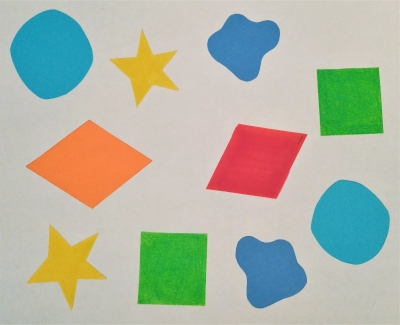
#> input picture imagen0.jpg, 400 x 325 px
$ python 'Práctica1_ModelosColor.py'
#> lines starting #> are read from the running program, lines starting #| are printed output that depends on the picture
#> the answer given: 1
#> further down, ima_rgb is the input picture: shape (325, 400, 3); mean R, G, B 175.1, 181.1, 165.2
#> the answer given: 3
 # -*- coding: utf-8 -*-
import numpy as np
import matplotlib.pyplot as plt
from sklearn.cluster import KMeans
from skimage import data,color,io,img_as_ubyte
from sklearn import metrics
import cv2 as cv
import time

def Metodo_KMeans(imagen,clases,modelo):
    #Imprimir imagen original
#> called with clases = 3, modelo = 1
    plt.figure(0)
    plt.imshow(imagen)
    plt.title('Imagen Original')
    plt.axis('off')

    #Separar las capas de la imagen ingresada
    primera_capa=(imagen[:,:,0])
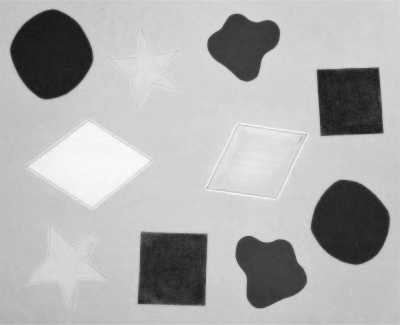
#> primera_capa: shape (325, 400); min 20, max 255, mean 175.1
    segunda_capa=(imagen[:,:,1])
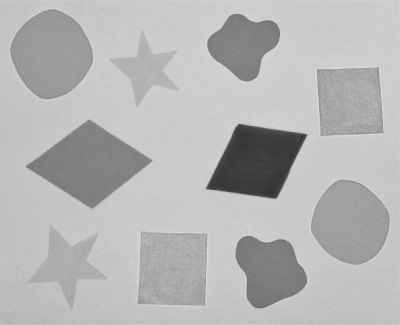
#> segunda_capa: shape (325, 400); min 51, max 223, mean 181.1
    tercera_capa=(imagen[:,:,2])
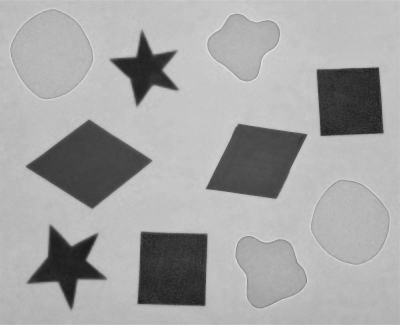
#> tercera_capa: shape (325, 400); min 25, max 225, mean 165.2

    PR = primera_capa.reshape((-1,1))
    SE = segunda_capa.reshape((-1,1))
    TE = tercera_capa.reshape((-1,1))

    datos_imagen = np.concatenate((PR,SE,TE), axis = 1)

    #Método de KMeans para imagen ingresada
    inicio = time.time()
    salida_imagen = KMeans(n_clusters = clases)
    salida_imagen.fit(datos_imagen)
    print("Se completo en " + str(time.time() - inicio) + " segundos.")

    centros_imagen= salida_imagen.cluster_centers_
    print("Se realizaron " + str(salida_imagen.n_iter_) + " iteraciones.")

    #Obtener el procentaje de Silhouette
    # score = metrics.silhouette_score(datos_imagen, salida_imagen.labels_)
    # print(score)

    if modelo == 2:
        centros_imagen=color.hsv2rgb(centros_imagen[np.newaxis,:])
    elif modelo == 3:
        centros_imagen2 = centros_imagen/np.max(centros_imagen)
        centros_imagen2 = img_as_ubyte(centros_imagen2)
        centros_imagen=cv.cvtColor((centros_imagen2[np.newaxis,:]),cv.COLOR_HLS2BGR)
    elif modelo == 4:
        centros_imagen=color.lab2rgb(centros_imagen[np.newaxis,:])
    else:
       centros_imagen = centros_imagen

    etiquetas_imagen = salida_imagen.labels_

    #Asignar un color a cada posicion según la etiqueta
    if modelo == 2 or modelo == 3 or modelo == 4:
        for i in range(PR.shape[0]):
            PR[i] = centros_imagen[0][etiquetas_imagen[i]][0]
            SE[i] = centros_imagen[0][etiquetas_imagen[i]][1]
            TE[i] = centros_imagen[0][etiquetas_imagen[i]][2]
    else:
        for i in range(PR.shape[0]):
            PR[i] = centros_imagen[etiquetas_imagen[i]][0]
            SE[i] = centros_imagen[etiquetas_imagen[i]][1]
            TE[i] = centros_imagen[etiquetas_imagen[i]][2]

    PR.shape = primera_capa.shape
    SE.shape = segunda_capa.shape
    TE.shape = tercera_capa.shape

    PR = PR[:,:,np.newaxis]
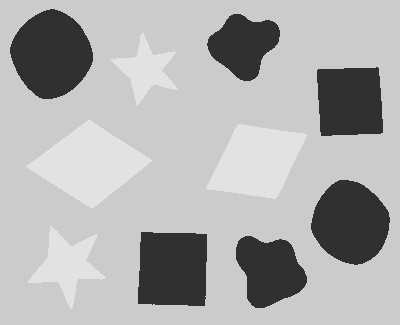
#> PR: shape (325, 400, 1); min 48, max 226, mean 174.7
    SE = SE[:,:,np.newaxis]
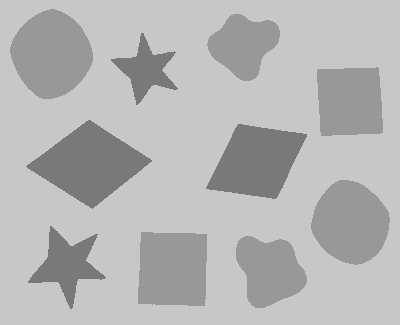
#> SE: shape (325, 400, 1); min 121, max 199, mean 180.6
    TE = TE[:,:,np.newaxis]
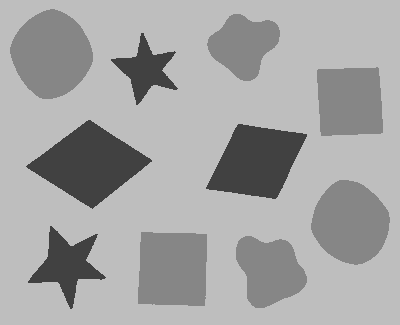
#> TE: shape (325, 400, 1); min 65, max 190, mean 164.4

    new_imagen = np.concatenate((PR,SE,TE), axis = 2) # axis 2 es por capas
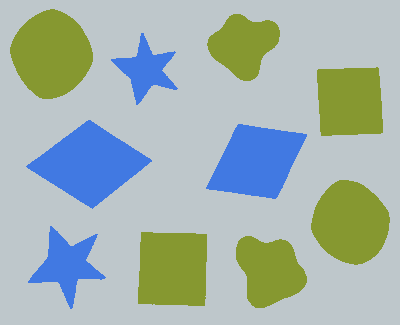
#> new_imagen: shape (325, 400, 3); mean of channels 0, 1, 2 174.7, 180.6, 164.4; drawn as B, G, R

    #Imprimir imagen clasificada en formato rgb
    plt.figure(1)
    plt.imshow(new_imagen)
    plt.title('Imagen Clasificada')
    plt.axis('off')

################### SELECCION DE IMAGEN ############################
plt.close('all')
image = 'imagen0.jpg'
# image = 'flores.jpg'
# image = 'figuras3.jpg'
opcion = int(input('Opciones de imagenes a clasificar: \n'+
               '1) RGB\n'+'2) HSV\n'+'3) HSL\n'+'4) CIE LAB\n'+
               'Eliga la imagen: '))

if opcion == 1:
    ima_rgb= io.imread(image)
    num_clases = int(input('Ingrese en cuantas clases quiere separar la imagen: '))
    Metodo_KMeans(ima_rgb, num_clases,opcion)
elif opcion == 2:
    ima_hsv = color.rgb2hsv(io.imread(image))
    num_clases = int(input('Ingrese en cuantas clases quiere separar la imagen: '))
    Metodo_KMeans(ima_hsv, num_clases,opcion)
elif opcion == 3:
    ima_hsl = cv.cvtColor(cv.imread(image),cv.COLOR_BGR2HLS)
    num_clases = int(input('Ingrese en cuantas clases quiere separar la imagen: '))
    Metodo_KMeans(ima_hsl, num_clases,opcion)
elif opcion == 4:
    ima_cielab = color.rgb2lab(io.imread(image))
    num_clases = int(input('Ingrese en cuantas clases quiere separar la imagen: '))
    Metodo_KMeans(ima_cielab, num_clases,opcion)
